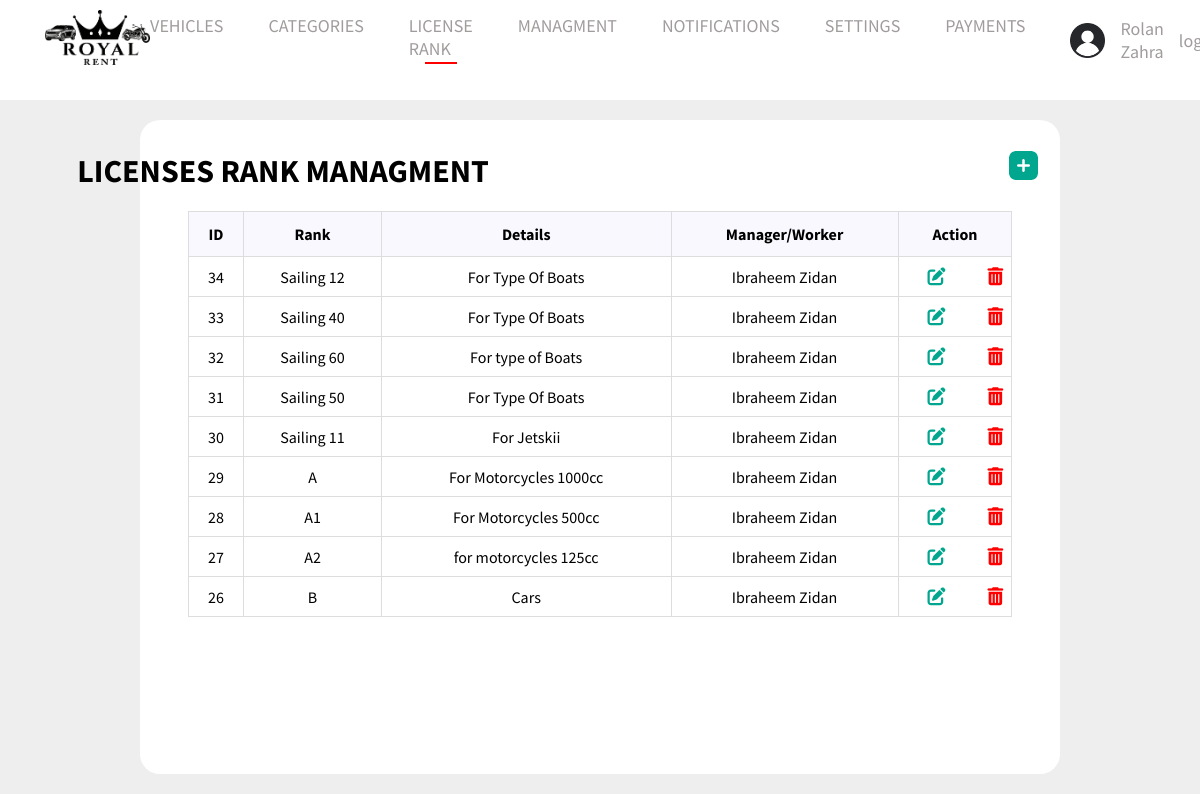
The page /admin/lincenesrank.php (signed in) on the database its author committed.
### tables this page shows
CREATE TABLE `settings` (
  `id` int(11) NOT NULL,
  `name` varchar(111) NOT NULL,
  `logo` varchar(111) NOT NULL,
  `email` varchar(111) NOT NULL,
  `phone` varchar(111) NOT NULL,
  `whatsapp` varchar(111) NOT NULL,
  `facebook` varchar(111) NOT NULL,
  `instagram` varchar(111) NOT NULL,
  `address` varchar(111) NOT NULL
);

CREATE TABLE `lincenesrank` (
  `id` int(11) NOT NULL,
  `code` varchar(111) NOT NULL,
  `details` varchar(111) NOT NULL,
  `user_id` int(11) NOT NULL
);

CREATE TABLE `users` (
  `id` int(11) NOT NULL,
  `name` varchar(111) NOT NULL,
  `username` varchar(111) NOT NULL,
  `email` varchar(111) NOT NULL,
  `password` varchar(111) NOT NULL,
  `role` varchar(111) NOT NULL,
  `status` varchar(1) NOT NULL,
  `linces` varchar(111) DEFAULT NULL,
  `address` varchar(111) NOT NULL,
  `phone` varchar(111) NOT NULL,
  `card_photo` varchar(111) DEFAULT NULL,
  `image` varchar(111) NOT NULL,
  `dateofbirthday` varchar(111) NOT NULL,
  `LicenseNum` varchar(111) NOT NULL
);

### admin/lincenesrank.php (the view, shortened to what this page needs)
<?php
$selected = 'dashborad';
include('include/header.php');
$sql = $con->prepare("select lincenesrank.*, users.name as user_name from lincenesrank,users  where lincenesrank.user_id=users.id   order by lincenesrank.id DESC");
$sql->execute();
$licenses = $sql->fetchAll();
?>
<div class="data">
    <div class="items">
        <div class="header" style="margin-left: -85px;">
            <h1 class="">LICENSES RANK MANAGMENT  </h1>
            <a href="addlincenesranks.php"><img src="../images/Plus.png"></a>
        </div>
        <div class="text-center">
            <table id="customers">
                <tr>
                    <th style="text-align:center;">ID</th>
                    <th style="text-align:center;">Rank</th>
                    <th style="text-align:center;">Details</th>
                    <th style="text-align:center;">Manager/Worker</th>
                    <th style="text-align:center; width:50px">Action</th>
                </tr>
                <?php
                foreach ($licenses as $license) {
                ?>
                    <tr>
                        <td style="text-align:center;"><?php echo $license['id'] ?></td>
                        <td style="text-align:center;"><?php echo $license['code'] ?></td>
                        <td style="text-align:center;"><?php echo $license['details'] ?></td>
                        <td style="text-align:center;"><?php echo $license['user_name'] ?></td>
                        <?php
                        if ($license['user_id'] == $_SESSION['user_id'] || $_SESSION['role'] == 'admin') { ?>
                            <td>
                                <a class="text-center" href="editlincenesranks.php?id=<?php echo $license['id']  ?>"><i class="fa-solid fa-pen-to-square"></i></a>
                                <a class="text-center" href="deletelincenesranks.php?id=<?php echo $license['id']  ?>" onclick="return confirm('Are you sure you want to delete')"><i class="fa-solid fa-trash-can delete"></i></a>
                            </td>
                        <?php } else { ?>
                            <td>No Actions</td>
                        <?php } ?>
                    </tr>
                <?php } ?>
            </table>
        </div>
    </div>
</div>

### admin/include/header.php (shortened to what this page needs)
<?php
require_once "connect.php";
?>
<!DOCTYPE html>
<html lang="en">
<head>
    <link rel="stylesheet" href="Styles/global.css">
    <link rel="stylesheet" href="Styles/navbar.css">
    <link rel="stylesheet" href="Styles/footer.css">
    <?php if ($selected == 'dashborad') { ?>
        <link rel="stylesheet" href="../Styles/dashborad.css">
    <?php } else if ($selected == 'dashboradAdd') { ?>
        <link rel="stylesheet" href="../Styles/dashboradAdd.css">
    <?php
    } else {
    ?>
        <link rel="stylesheet" href="../Styles/admin.css">
    <?php } ?>
    <link rel="stylesheet" href="https://cdnjs.cloudflare.com/ajax/libs/font-awesome/6.1.1/css/all.min.css" />
</head>
<body>
    <div class="navigation">
        <div class="nav-Content">
            <?php
            $stmt = $con->prepare('select *  from settings where id=1');
            $stmt->execute();
            $stting = $stmt->fetch();
            ?>
            <a ><img class="Logo" src="../images/<?php echo $stting['logo'] ?> " alt="Logo"></a>
            <ul class="nav-links" id="navLinks">
                <li class="test-menu"><a <?php if (
                                                basename($_SERVER['PHP_SELF']) == "vehicles.php" ||
                                                basename($_SERVER['PHP_SELF']) == 'user_vehicles.php' ||
                                                basename($_SERVER['PHP_SELF']) == 'receipt_vehicles.php' ||
                                                basename($_SERVER['PHP_SELF']) == 'commentsuser.php'
                                            ) {
                                                echo "class='selected'";
                                            } ?>>VEHICLES</a>
        </li>
        <li><a <?php if (basename($_SERVER['PHP_SELF']) == "categories.php") {
                    echo "class='selected'";
                } ?> href="categories.php">CATEGORIES</a></li>
        <li><a <?php if (basename($_SERVER['PHP_SELF']) == "lincenesrank.php") {
                    echo "class='selected'";
                } ?> href="lincenesrank.php">LICENSE RANK </a></li>
        <?php
        if ($_SESSION["role"] == 'admin') { ?>
            <li class="test-menu"><a <?php if (
                                            basename($_SERVER['PHP_SELF']) == "worker.php" ||
                                            basename($_SERVER['PHP_SELF']) == "users.php" ||
                                            basename($_SERVER['PHP_SELF']) == "contact_us.php" ||
                                            basename($_SERVER['PHP_SELF']) == "users_clubs.php"
                                        ) {
                                            echo "class='selected'";
                                        } ?>>MANAGMENT</a>
            </li>
            <li><a <?php if (basename($_SERVER['PHP_SELF']) == "notifications.php") {
                        echo "class='selected'";
                    } ?> href="notifications.php">NOTIFICATIONS</a></li>
            <li><a <?php if (basename($_SERVER['PHP_SELF']) == "setting.php") {
                        echo "class='selected'";
                    } ?> href="setting.php"> SETTINGS</a></li>
        <?php
        }  ?>
        <li><a <?php if (basename($_SERVER['PHP_SELF']) == "paymentuser.php") {
                    echo "class='selected'";
                } ?> href="paymentuser.php">PAYMENTS </a></li>
        </ul>
        <div class="Avatar">
            <?php
            if (isset($_SESSION['user_id'])) {
                echo ' <img src="../images/defaultAvatar.png" class="Avatar-Logo" alt="Avatar-Logo">';
            ?>
                <a href="editprofile.php"><?php echo  $_SESSION["name"] ?></a>
            <?php echo '<a href="logout.php">logout</a>';
            } else {
                echo '<a href="login.php">login</a>';
                echo '<a href="logout.php">register</a>';
            }
            ?>
        </div>
    </div>
    </div>

### admin/Styles/global.css (style rules this page uses)
* { font-family: "Source Sans Pro", sans-serif; margin: 0; padding: 0; }

### admin/Styles/navbar.css (style rules this page uses)
.nav-Content { display: flex; justify-content: space-between; align-items: center; margin: 0px 45px; }
.nav-links { display: flex; gap: 45px; }
.nav-links li, a { list-style: none; text-decoration: none; font-size: 18px; color: #111; }
.nav-links li { position: relative; }
.Logo { height: 55px; padding: 10px 0; }
.Avatar-Logo { width: 35px; }
.Avatar, .res-Avatar { display: flex; align-items: center; gap: 15px; }
.selected::after { content: " "; display: block; background-color: red; width: 50%; margin: 2px auto; height: 2px; transition: 0.2s; }
.resNavLinks li, a { list-style: none; text-decoration: none; font-size: 18px; color: #111; }

### admin/Styles/footer.css (style rules this page uses)
.main-footer-content li, a { list-style: none; color: rgb(160, 156, 156); transition: 0.2s; }

### Styles/dashborad.css (style rules this page uses)
.header { display: flex; margin-top: 29px; justify-content: space-around; margin-left: -98px; }
.header a { margin-left: 479px; }
.data { margin-top: 20px; padding: 20px; background-color: #eee; }
.items { padding: 2px; background-color: #fff; border-radius: 20px; width: 79%; margin: auto; }
#customers { font-family: Arial, Helvetica, sans-serif; border-collapse: collapse; width: 90%; margin: 20px auto; margin-bottom: 155px; justify-content:center }
#customers td, #customers th { border: 1px solid #ddd; padding: 8px; }
#customers tr:nth-child(even) { background-color: #f2f2f2; }
#customers th { padding-top: 12px; padding-bottom: 12px; text-align: left; background-color: #04AA6D; color: white; }
tr { background: #fff; }
td { background: #fff; }
td a { display: inherit; color: #00A78E; padding-left: 21px; }
th { color: #000 !important; background: #F8F8FE !important; }
td .delete { display: inherit; color: red !important; padding-left: 21px; }
.text-center { margin-top: 20px; }
table { margin-top: 20px !important; }

### rows shown on the page
settings: logo (picture)
lincenesrank: id "34", code "Sailing 12", details "For Type Of Boats", user.name "Ibraheem Zidan"
lincenesrank: id "33", code "Sailing 40", details "For Type Of Boats", user.name "Ibraheem Zidan"
lincenesrank: id "32", code "Sailing 60", details "For type of Boats", user.name "Ibraheem Zidan"
lincenesrank: id "31", code "Sailing 50", details "For Type Of Boats", user.name "Ibraheem Zidan"
lincenesrank: id "30", code "Sailing 11", details "For Jetskii", user.name "Ibraheem Zidan"
lincenesrank: id "29", code "A", details "For Motorcycles 1000cc", user.name "Ibraheem Zidan"
lincenesrank: id "28", code "A1", details "For Motorcycles 500cc", user.name "Ibraheem Zidan"
lincenesrank: id "27", code "A2", details "for motorcycles 125cc", user.name "Ibraheem Zidan"
lincenesrank: id "26", code "B", details "Cars", user.name "Ibraheem Zidan"

### other values the page prints
$_SESSION["name"] "Rolan Zahra"
